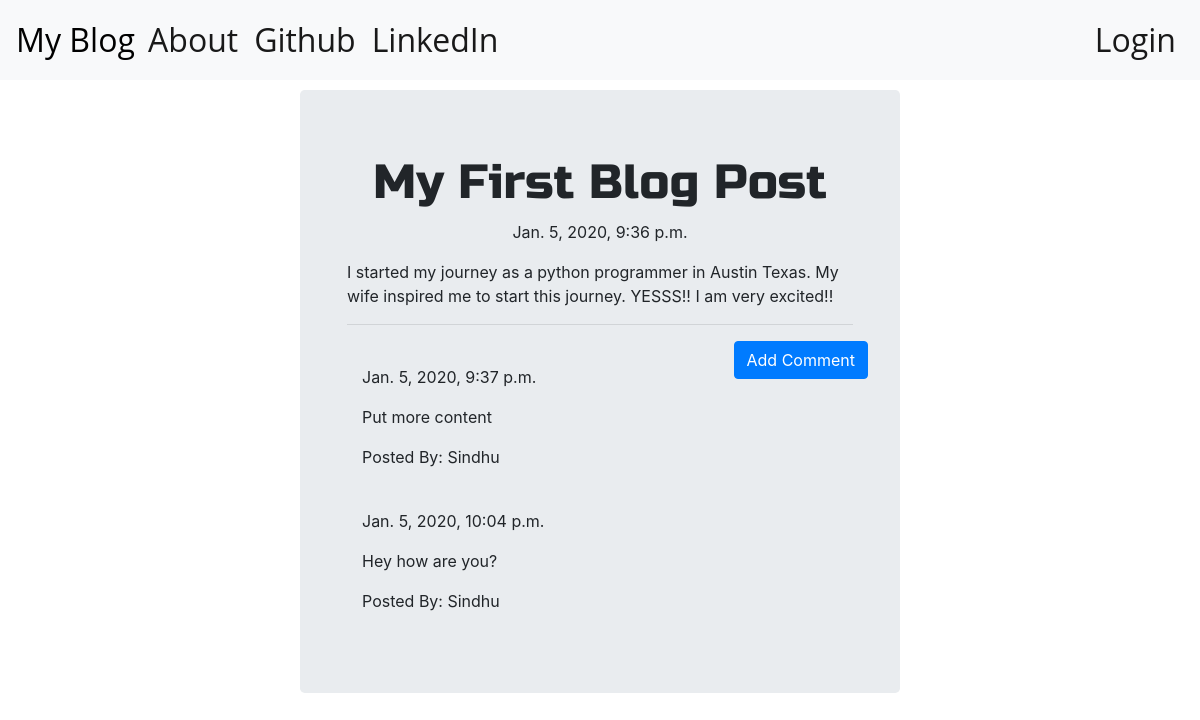
The app's page /post/4/ with its own data.
### blog/models.py (models this page shows, shortened)
class Post(models.Model):
    author = models.ForeignKey('auth.User',on_delete=models.CASCADE)
    title = models.CharField(max_length=200)
    text = models.TextField()
    create_date = models.DateTimeField(default=timezone.now)
    published_date = models.DateTimeField(blank=True,null=True)

class Comment(models.Model):
    post = models.ForeignKey('blog.Post',related_name='comments',on_delete=models.CASCADE)
    author = models.CharField(max_length=200)
    text = models.TextField()
    create_date = models.DateTimeField(default=timezone.now)
    approved_comment = models.BooleanField(default=False)

### blog/views.py (the view)
# urls.py: path('post/<int:pk>/',views.PostDetailView.as_view(),name='post_detail'),
class PostDetailView(DetailView):
    model = Post

### blog/templates/blog/post_detail.html (shortened to what this page needs)
{% extends 'blog/base.html' %}
{% block content %}
  <h1 class="posttitle loader">{{ post.title }}</h1>
  {% if post.published_date %}
    <div class="date postdate">
      {{ post.published_date }}
    </div>
  {% else %}
    <a class="btn btn-primary" href="{% url 'blog:post_publish' pk=post.pk %}">Publish</a>
  {% endif %}
  <p class='postcontent'>{{post.text|safe|linebreaksbr}}</p>
  <hr>
  <a class="btn btn-primary btn-comment" href="{% url 'blog:add_comment_to_post' pk=post.pk %}">Add Comment</a>
  <div class="container">
    {% for comment in post.comments.all %}
    <br>
      {% if user.is_authenticated or comment.approved_comment %}
        {{comment.create_date}}
        <p>{{comment.text|safe|linebreaks}}</p>
        <p>Posted By: {{comment.author}}</p>
      {% endif %}
      {% empty %}
      <p>No Comments!</p>
    {% endfor %}
  </div>
{% endblock %}

### blog/templates/blog/base.html (shortened to what this page needs)
<!DOCTYPE html>
{% load staticfiles %}
<html lang="en" dir="ltr">
  <head>
    <link rel="stylesheet" href="https://stackpath.bootstrapcdn.com/bootstrap/4.5.2/css/bootstrap.min.css">
    <link rel="stylesheet" href="//cdn.jsdelivr.net/npm/medium-editor@latest/dist/css/medium-editor.min.css" type="text/css" media="screen" charset="utf-8">
    <link rel="stylesheet" href="{% static 'css/blog.css' %}">
  </head>
  <body>
    <nav class="navbar navbar-expand-lg navbar-light bg-light techfont">
      <div class="collapse navbar-collapse" id="navbarSupportedContent">
        <ul class="nav navbar-nav">
          <li class="nav-item active"><a class="navbar-bigbrand" id="brnd" href="{% url 'blog:post_list' %}">My Blog</a></li>
        </ul>
        <ul class="nav navbar-nav mr-auto">
          <li class="nav-item active"><a class="nav-link" href="{% url 'blog:about' %}">About</a></li>
          <li class="nav-item active"><a class="nav-link" href="https://www.github.com">Github</a></li>
          <li class="nav-item active"><a class="nav-link" href="https://www.linkedin.com">LinkedIn</a></li>
       </ul>
       <ul class="nav navbar-nav">
         {% if user.is_authenticated %}
          <li class="nav-item active"><a class="nav-link" href="{% url 'blog:post_new' %}">New Post</a><li>
          <li class="nav-item active"><a class="nav-link" href="{% url 'blog:post_draft_list' %}">Drafts</a><li>
          <li class="nav-item active"><a class="nav-link" href="{% url 'logout' %}">Log Out</a><li>
          <li class="nav-item active"><a class="nav-link">Welcome: {{user.username}}</a></li>
         {% else %}
          <li class="nav-item active"><a class="nav-link" href="{% url 'login' %}">Login</a></li>
         {% endif %}
       </ul>
     </div>
   </nav>
  <div class="jumbotron jb">
    <div class="content container">
      <div class="row">
        <div class="col-lg-12 col-md-12 col-sm-12 col-xs-12 float-md-center">
          <div class="blog_posts">
            {% block content %}
            {% endblock %}
          </div>
        </div>
      </div>
    </div>
  </div>
  </body>
</html>

### blog/static/css/blog.css (style rules this page uses)
.techfont { font-family: 'Open Sans',sans-serif; font-size: 2em; margin-bottom: 10px; }
.jb { margin: 0px 300px 0px 300px; }
#brnd { color:black; padding-right: 5px; }
.loader { filter:hue-rotate(0deg); color:linear-gradient(45deg,#0f8,#08f); animation:hue 10000ms infinite linear; }
.postdate { text-align:center; }
.posttitle { font-family: 'Russo One',sans-serif; font-size: 3em; text-align:center; }
.postcontent { font-family: 'Montserrat'; font-size: 1.5em; }
.btn-comment { position: absolute; right: 0px; }

### records on screen
Post: title "My First Blog Post", published_date "Jan. 5, 2020, 9:36 p.m.", text "I started my journey as a python programmer in Austin Texas. My wife inspired me to start this journey. YESSS!! I am very excited!!"
Comment: create_date "Jan. 5, 2020, 9:37 p.m.", text "Put more content", author "Sindhu"
Comment: create_date "Jan. 5, 2020, 10:04 p.m.", text "Hey how are you?", author "Sindhu"
